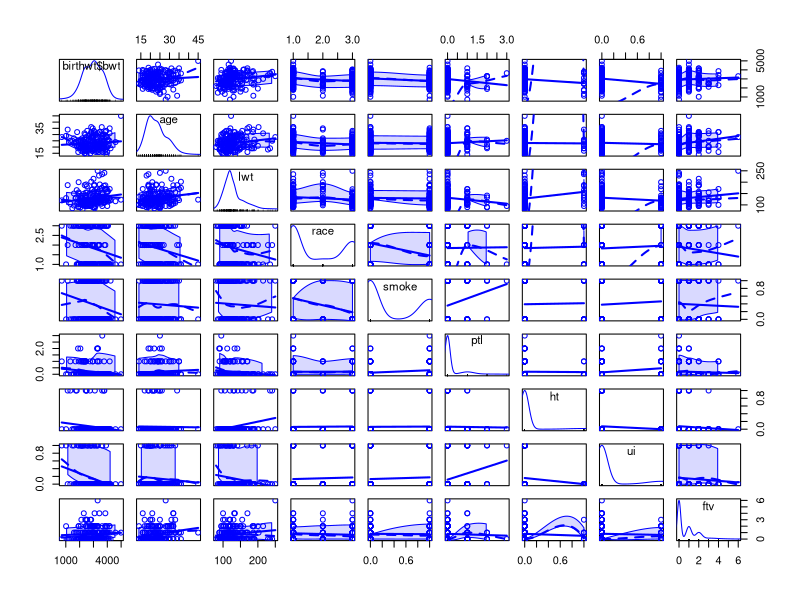
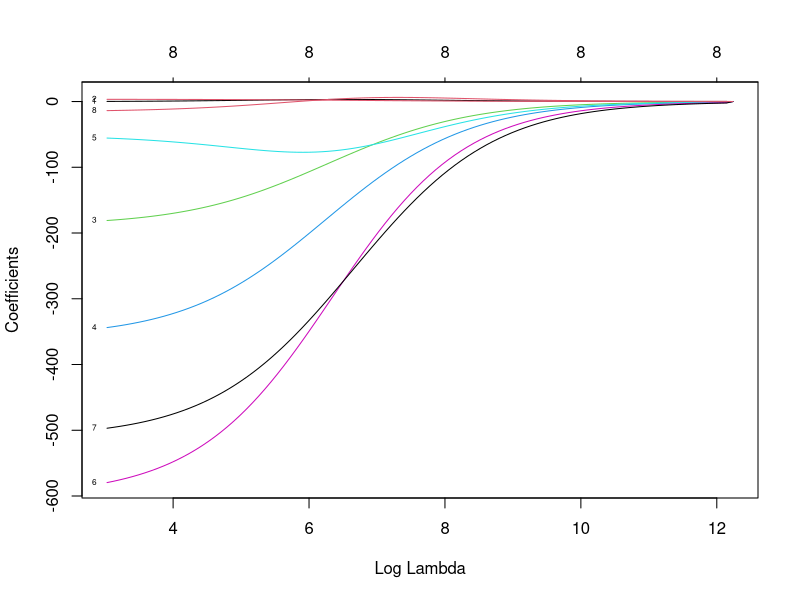
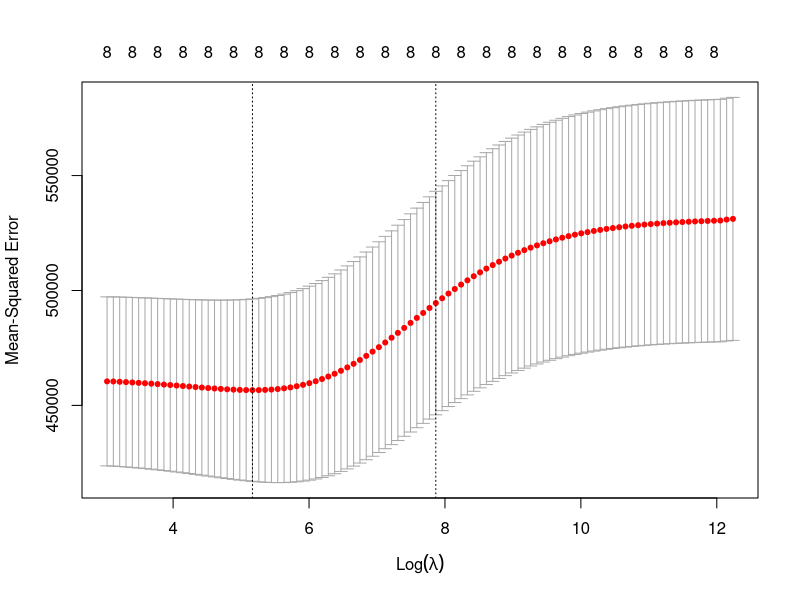
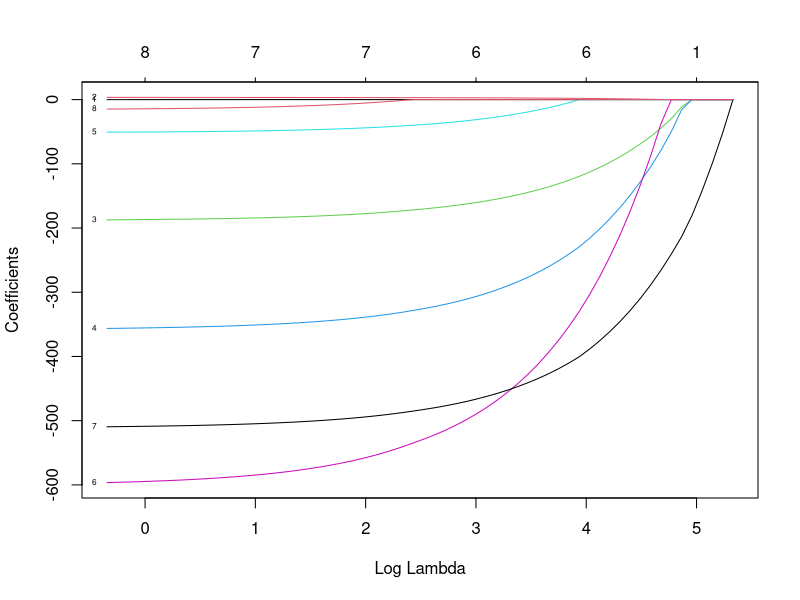
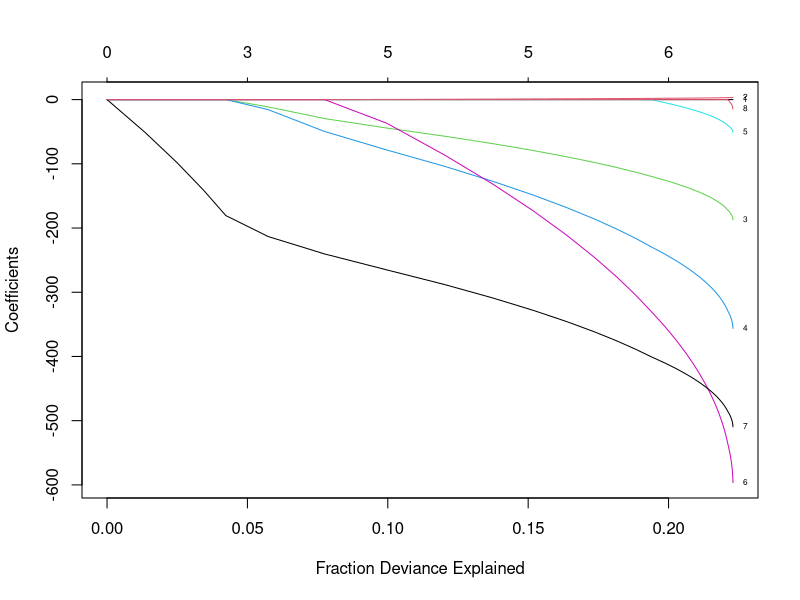
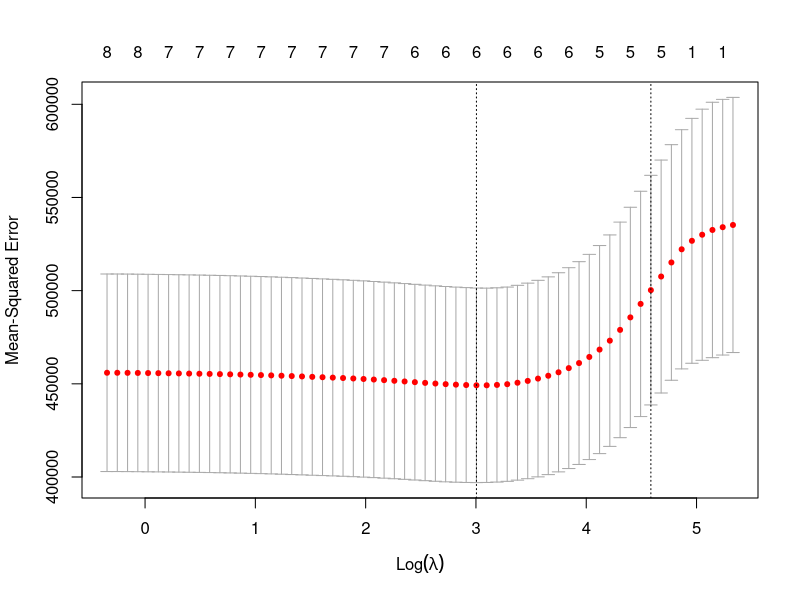

Write the R code that produced these figures, in order.
## ---- chunk 1
library(MASS)
data("birthwt")
head(birthwt, obs = 5)
dim(birthwt)
summary(birthwt)
## ---- chunk 2
reg1 = lm(bwt~age+lwt+race+smoke+ptl+ht+ui+ftv,data=birthwt)
summary(reg1)
confint(reg1, level=0.95) # CIs for model parameters 
## ---- chunk 3
library(car)
birth = cbind(birthwt$bwt, birthwt[,c(-1,-10)])
cor(birth)
scatterplotMatrix(birth,var.labels = colnames(birth),diagonal = "boxplot")
sqrt(vif(reg1))
eigen(cor(birth))$value
## ---- chunk 4
library(glmnet)
## ---- chunk 5
attach(birthwt)
fit.ridge = glmnet(cbind(age,lwt,race,smoke,ptl,ht,ui,ftv),bwt,alpha=0)
plot(fit.ridge,xvar="lambda",label=TRUE)
## ---- chunk 6
cv.ridge = cv.glmnet(cbind(age,lwt,race,smoke,ptl,ht,ui,ftv),bwt,alpha=0)
plot(cv.ridge)
## ---- chunk 7
coef(cv.ridge)
## ---- chunk 8
fit.lasso = glmnet(cbind(age,lwt,race,smoke,ptl,ht,ui,ftv),bwt,alpha=1)
plot(fit.lasso,xvar="lambda",label=TRUE)
## ---- chunk 9
plot(fit.lasso,xvar="dev",label=TRUE)
## ---- chunk 10
cv.lasso = cv.glmnet(cbind(age,lwt,race,smoke,ptl,ht,ui,ftv),bwt,alpha=1)
plot(cv.lasso)
## ---- chunk 11
coef(cv.lasso)
## ---- chunk 12
fit.step = stepAIC(reg1, direction="both")
fit.step$anova 
fit.step$coefficients
## ---- chunk 13
library(knitr)
a = matrix(c(3,1,1,1,
             3,1,3,1,
             1,3,3,3,
             1,3,1,1,
              NA, NA, NA, NA,
             1,2,2,2,
             1,3,2,2,
             2,3,1,1), nrow = 8, ncol = 4, byrow = T)
rownames(a) = c("1. Performance when p >> n",
                "2. Performance under multicollinearity",
                "3. Unbiased estimators",
                "4. Model selection capability",
                "5. Simplicity: ",
                "&nbsp;&nbsp;&nbsp;&nbsp;&nbsp;&nbsp;&nbsp;&nbsp;    Computation",
                "&nbsp;&nbsp;&nbsp;&nbsp;&nbsp;&nbsp;&nbsp;&nbsp;    Inference",
                "&nbsp;&nbsp;&nbsp;&nbsp;&nbsp;&nbsp;&nbsp;&nbsp;    Interpretation")
colnames(a) = c("OLS","Ridge","LASSO","Elastic Net")
kable(a)

